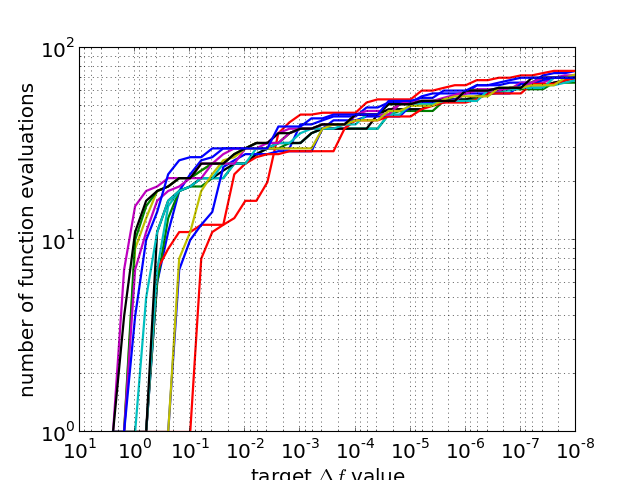

This figure's Python source:
import os
import fgeneric as fg
import scipy.optimize as so
import numpy as np
datapath = 'data0'
while os.path.exists(datapath):
    datapath = datapath[:4] + str(int(datapath[4:]) + 1)
f = lambda x: sum(i**2 for i in x) # function definition
e = fg.LoggingFunction(datapath=datapath, algid='Nelder-Mead simplex',
              comments='x0 uniformly sampled in [0, 1]^2, '
                       'default settings')
for i in range(15): # 15 repetitions
    e.setfun(fun=f, fopt=0., funId='sphere', iinstance='0')
    so.fmin(e.evalfun, x0=np.random.rand(2)) # algorithm call
    e.finalizerun()
# Display convergence graphs
import bbob_pproc as bb
dsl = bb.load(datapath)
for ds in dsl: ds.plot()
